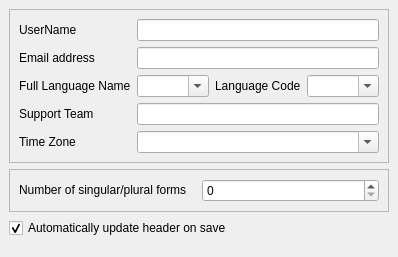
     <widget class="QWidget" name="tab1" >
      <property name="enabled" >
       <bool>true</bool>
      </property>
      <attribute name="title" >
       <string>Personalize</string>
      </attribute>
      <layout class="QGridLayout" >
       <property name="margin" >
        <number>9</number>
       </property>
       <property name="spacing" >
        <number>6</number>
       </property>
       <item row="1" column="0" >
        <widget class="QFrame" name="frame2" >
         <property name="sizePolicy" >
          <sizepolicy>
           <hsizetype>7</hsizetype>
           <vsizetype>0</vsizetype>
           <horstretch>0</horstretch>
           <verstretch>0</verstretch>
          </sizepolicy>
         </property>
         <property name="frameShape" >
          <enum>QFrame::StyledPanel</enum>
         </property>
         <property name="frameShadow" >
          <enum>QFrame::Raised</enum>
         </property>
         <layout class="QGridLayout" >
          <property name="margin" >
           <number>9</number>
          </property>
          <property name="spacing" >
           <number>6</number>
          </property>
          <item row="0" column="0" >
           <widget class="QLabel" name="label" >
            <property name="sizePolicy" >
             <sizepolicy>
              <hsizetype>7</hsizetype>
              <vsizetype>0</vsizetype>
              <horstretch>0</horstretch>
              <verstretch>0</verstretch>
             </sizepolicy>
            </property>
            <property name="text" >
             <string>Number of singular/plural forms</string>
            </property>
           </widget>
          </item>
          <item row="0" column="1" >
           <widget class="QSpinBox" name="spinBox" >
            <property name="sizePolicy" >
             <sizepolicy>
              <hsizetype>7</hsizetype>
              <vsizetype>0</vsizetype>
              <horstretch>0</horstretch>
              <verstretch>0</verstretch>
             </sizepolicy>
            </property>
           </widget>
          </item>
         </layout>
        </widget>
       </item>
       <item row="0" column="0" >
        <widget class="QFrame" name="frame" >
         <property name="sizePolicy" >
          <sizepolicy>
           <hsizetype>7</hsizetype>
           <vsizetype>0</vsizetype>
           <horstretch>0</horstretch>
           <verstretch>0</verstretch>
          </sizepolicy>
         </property>
         <property name="focusPolicy" >
          <enum>Qt::NoFocus</enum>
         </property>
         <property name="autoFillBackground" >
          <bool>true</bool>
         </property>
         <property name="frameShape" >
          <enum>QFrame::StyledPanel</enum>
         </property>
         <property name="frameShadow" >
          <enum>QFrame::Raised</enum>
         </property>
         <layout class="QGridLayout" >
          <property name="margin" >
           <number>9</number>
          </property>
          <property name="spacing" >
           <number>6</number>
          </property>
          <item row="3" column="0" >
           <widget class="QLabel" name="label5" >
            <property name="sizePolicy" >
             <sizepolicy>
              <hsizetype>7</hsizetype>
              <vsizetype>0</vsizetype>
              <horstretch>0</horstretch>
              <verstretch>0</verstretch>
             </sizepolicy>
            </property>
            <property name="text" >
             <string>Support Team</string>
            </property>
           </widget>
          </item>
          <item row="2" column="3" >
           <widget class="QComboBox" name="cbxLanguageCode" >
            <property name="enabled" >
             <bool>true</bool>
            </property>
            <property name="sizePolicy" >
             <sizepolicy>
              <hsizetype>7</hsizetype>
              <vsizetype>0</vsizetype>
              <horstretch>0</horstretch>
              <verstretch>0</verstretch>
             </sizepolicy>
            </property>
            <property name="acceptDrops" >
             <bool>false</bool>
            </property>
            <property name="editable" >
             <bool>true</bool>
            </property>
           </widget>
          </item>
          <item row="4" column="0" >
           <widget class="QLabel" name="label6" >
            <property name="sizePolicy" >
             <sizepolicy>
              <hsizetype>7</hsizetype>
              <vsizetype>0</vsizetype>
              <horstretch>0</horstretch>
              <verstretch>0</verstretch>
             </sizepolicy>
            </property>
            <property name="text" >
             <string>Time Zone</string>
            </property>
           </widget>
          </item>
          <item row="2" column="1" >
           <widget class="QComboBox" name="cbxFullLanguage" >
            <property name="enabled" >
             <bool>true</bool>
            </property>
            <property name="sizePolicy" >
             <sizepolicy>
              <hsizetype>7</hsizetype>
              <vsizetype>0</vsizetype>
              <horstretch>0</horstretch>
              <verstretch>0</verstretch>
             </sizepolicy>
            </property>
            <property name="editable" >
             <bool>true</bool>
            </property>
            <property name="currentIndex" >
             <number>-1</number>
            </property>
           </widget>
          </item>
          <item row="4" column="1" colspan="3" >
           <widget class="QComboBox" name="cbxTimeZone" >
            <property name="enabled" >
             <bool>true</bool>
            </property>
            <property name="sizePolicy" >
             <sizepolicy>
              <hsizetype>7</hsizetype>
              <vsizetype>0</vsizetype>
              <horstretch>0</horstretch>
              <verstretch>0</verstretch>
             </sizepolicy>
            </property>
            <property name="editable" >
             <bool>true</bool>
            </property>
           </widget>
          </item>
          <item row="0" column="0" >
           <widget class="QLabel" name="label1" >
            <property name="sizePolicy" >
             <sizepolicy>
              <hsizetype>7</hsizetype>
              <vsizetype>0</vsizetype>
              <horstretch>0</horstretch>
              <verstretch>0</verstretch>
             </sizepolicy>
            </property>
            <property name="text" >
             <string>UserName</string>
            </property>
           </widget>
          </item>
          <item row="2" column="0" >
           <widget class="QLabel" name="label3" >
            <property name="sizePolicy" >
             <sizepolicy>
              <hsizetype>7</hsizetype>
              <vsizetype>0</vsizetype>
              <horstretch>0</horstretch>
              <verstretch>0</verstretch>
             </sizepolicy>
            </property>
            <property name="text" >
             <string>Full Language Name</string>
            </property>
           </widget>
          </item>
          <item row="1" column="0" >
           <widget class="QLabel" name="label2" >
            <property name="sizePolicy" >
             <sizepolicy>
              <hsizetype>7</hsizetype>
              <vsizetype>0</vsizetype>
              <horstretch>0</horstretch>
              <verstretch>0</verstretch>
             </sizepolicy>
            </property>
            <property name="text" >
             <string>Email address</string>
            </property>
           </widget>
          </item>
          <item row="2" column="2" >
           <widget class="QLabel" name="label4" >
            <property name="sizePolicy" >
             <sizepolicy>
              <hsizetype>7</hsizetype>
              <vsizetype>0</vsizetype>
              <horstretch>0</horstretch>
              <verstretch>0</verstretch>
             </sizepolicy>
            </property>
            <property name="text" >
             <string>Language Code</string>
            </property>
           </widget>
          </item>
          <item row="0" column="1" colspan="3" >
           <widget class="QLineEdit" name="UserName" >
            <property name="sizePolicy" >
             <sizepolicy>
              <hsizetype>7</hsizetype>
              <vsizetype>0</vsizetype>
              <horstretch>0</horstretch>
              <verstretch>0</verstretch>
             </sizepolicy>
            </property>
            <property name="maxLength" >
             <number>32768</number>
            </property>
           </widget>
          </item>
          <item row="1" column="1" colspan="3" >
           <widget class="QLineEdit" name="EmailAddress" >
            <property name="sizePolicy" >
             <sizepolicy>
              <hsizetype>5</hsizetype>
              <vsizetype>0</vsizetype>
              <horstretch>0</horstretch>
              <verstretch>0</verstretch>
             </sizepolicy>
            </property>
           </widget>
          </item>
          <item row="3" column="1" colspan="3" >
           <widget class="QLineEdit" name="SupportTeam" />
          </item>
         </layout>
        </widget>
       </item>
       <item row="2" column="0" >
        <widget class="QCheckBox" name="chkHeaderAuto" >
         <property name="sizePolicy" >
          <sizepolicy>
           <hsizetype>7</hsizetype>
           <vsizetype>0</vsizetype>
           <horstretch>0</horstretch>
           <verstretch>0</verstretch>
          </sizepolicy>
         </property>
         <property name="text" >
          <string>Automatically update header on save</string>
         </property>
         <property name="checked" >
          <bool>true</bool>
         </property>
        </widget>
       </item>
       <item row="3" column="0" >
        <spacer>
         <property name="orientation" >
          <enum>Qt::Vertical</enum>
         </property>
         <property name="sizeType" >
          <enum>QSizePolicy::MinimumExpanding</enum>
         </property>
         <property name="sizeHint" >
          <size>
           <width>20</width>
           <height>10</height>
          </size>
         </property>
        </spacer>
       </item>
      </layout>
     </widget>
